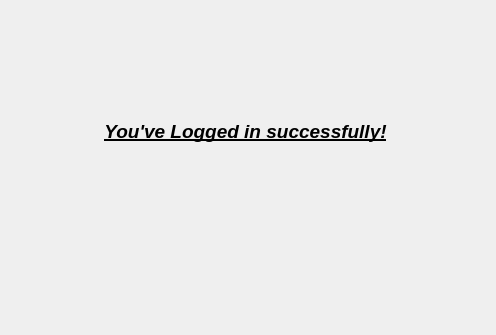
<?xml version="1.0" encoding="UTF-8"?>
<ui version="4.0">
 <class>InfoDialog</class>
 <widget class="QDialog" name="InfoDialog">
  <property name="geometry">
   <rect>
    <x>0</x>
    <y>0</y>
    <width>496</width>
    <height>335</height>
   </rect>
  </property>
  <property name="windowTitle">
   <string>Dialog</string>
  </property>
  <widget class="QLabel" name="label">
   <property name="geometry">
    <rect>
     <x>40</x>
     <y>120</y>
     <width>411</width>
     <height>61</height>
    </rect>
   </property>
   <property name="text">
    <string>&lt;html&gt;&lt;head/&gt;&lt;body&gt;&lt;p align=&quot;center&quot;&gt;&lt;span style=&quot; font-size:14pt; font-weight:600; font-style:italic; text-decoration: underline;&quot;&gt;You've Logged in successfully!&lt;/span&gt;&lt;/p&gt;&lt;p align=&quot;center&quot;&gt;&lt;br/&gt;&lt;/p&gt;&lt;/body&gt;&lt;/html&gt;</string>
   </property>
  </widget>
 </widget>
 <resources/>
 <connections/>
</ui>
